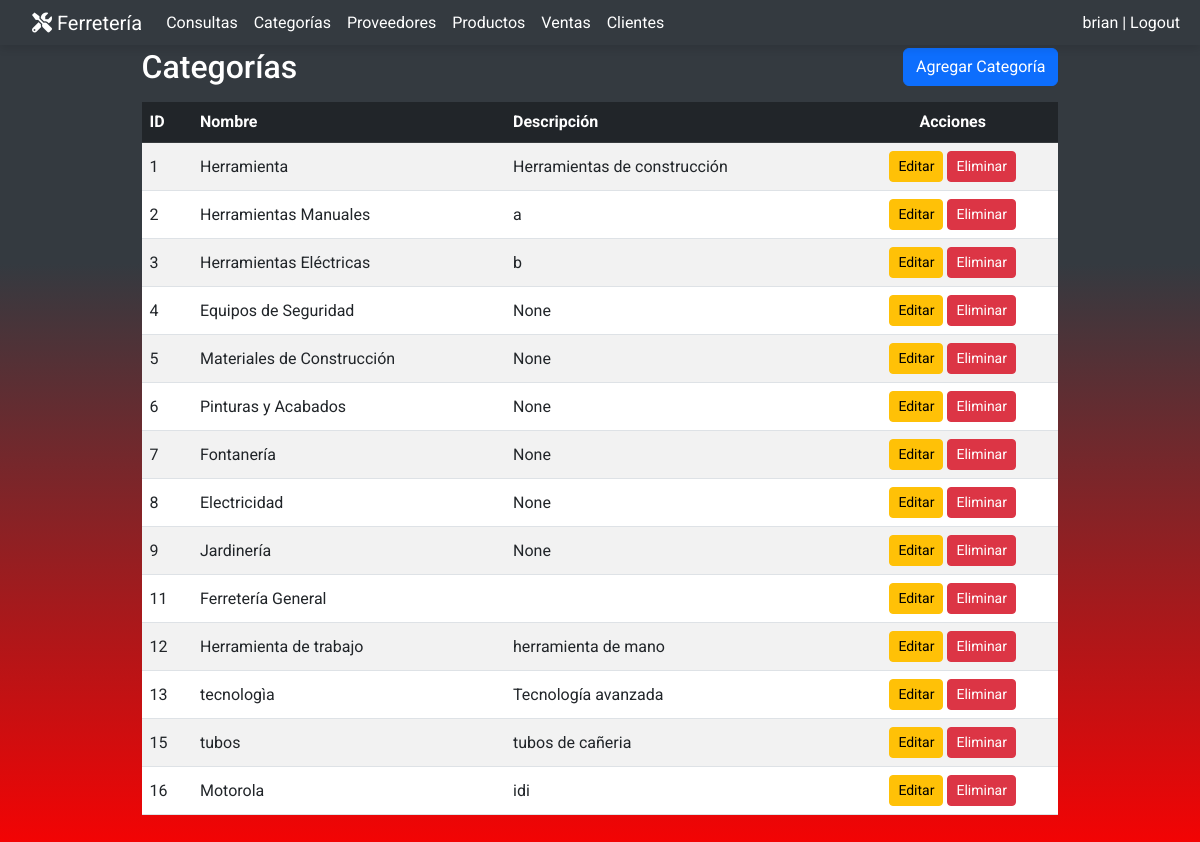
The page /categorias/ (signed in) on the database as committed earlier.
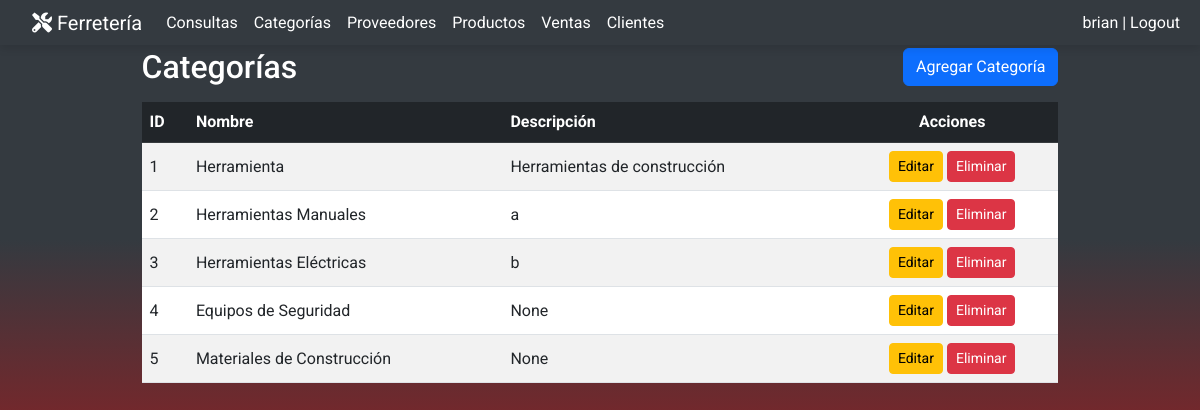
The same page on the database as committed later.
### miAplicacion/models.py (models this page shows, shortened)
class Categoria(models.Model):
    nombre = models.CharField(max_length=50, unique=True)
    descripcion = models.TextField(blank=True, null=True)

### miAplicacion/views.py (the view)
    def wrapper(request, *args, **kwargs):
        if not request.user.is_staff:  # Verificar si el usuario es administrador
            raise PermissionDenied  # Denegar acceso si no es administrador
        return view_func(request, *args, **kwargs)

### miAplicacion/views.py (called while the page is built)
def admin_required(view_func):
    def wrapper(request, *args, **kwargs):
        if not request.user.is_staff:  # Verificar si el usuario es administrador
            raise PermissionDenied  # Denegar acceso si no es administrador
        return view_func(request, *args, **kwargs)
    return wrapper

@login_required
@admin_required
def categoria_list(request):
    categorias = Categoria.objects.all()
    is_admin = request.user.is_staff  # Verifica si el usuario es administrador
    return render(request, 'categorias/categoria_list.html', {'categorias': categorias, 'is_admin': is_admin})

### miAplicacion/templates/categorias/categoria_list.html (shortened to what this page needs)
{% extends 'base.html' %}
{% block content %}
<div class="container my-5">
    <div class="d-flex justify-content-between align-items-center mb-3">
        <h2 class="mb-0">Categorías</h2>
        <a href="{% url 'categoria_create' %}" class="btn btn-primary">Agregar Categoría</a>
    </div>
    <div class="table-responsive">
        <table class="table table-striped table-hover align-middle">
            <thead class="table-dark">
                <tr>
                    <th>ID</th>
                    <th>Nombre</th>
                    <th>Descripción</th>
                    <th class="text-center">Acciones</th>
                </tr>
            </thead>
            <tbody>
                {% for categoria in categorias %}
                <tr>
                    <td>{{ categoria.id }}</td>
                    <td>{{ categoria.nombre }}</td>
                    <td>{{ categoria.descripcion }}</td>
                    <td class="text-center">
                        <a href="{% url 'categoria_update' categoria.id %}" class="btn btn-warning btn-sm">Editar</a>
                        <a href="{% url 'categoria_delete' categoria.id %}" class="btn btn-danger btn-sm">Eliminar</a>
                    </td>
                </tr>
                {% endfor %}
            </tbody>
        </table>
    </div>
</div>
{% endblock %}

Rows that differ between the two databases and show on the page:
removed Categoria: id "6", nombre "Pinturas y Acabados", descripcion "None"
removed Categoria: id "7", nombre "Fontanería", descripcion "None"
removed Categoria: id "8", nombre "Electricidad", descripcion "None"
removed Categoria: id "9", nombre "Jardinería", descripcion "None"
removed Categoria: id "11", nombre "Ferretería General"
removed Categoria: id "12", nombre "Herramienta de trabajo", descripcion "herramienta de mano"
removed Categoria: id "13", nombre "tecnologìa", descripcion "Tecnología avanzada"
removed Categoria: id "15", nombre "tubos", descripcion "tubos de cañeria"
removed Categoria: id "16", nombre "Motorola", descripcion "idi"
